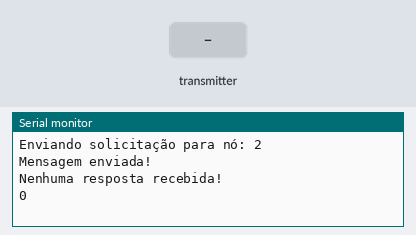
Bench run of a sketch on a simulated ESP32. Shown: the last lines printed to the serial monitor. Inputs (shaded band) come from the test bench.

Above: at 1.2 s.
1.3 s: the transmitter starts sending id_node = 0
At 2.66 s:
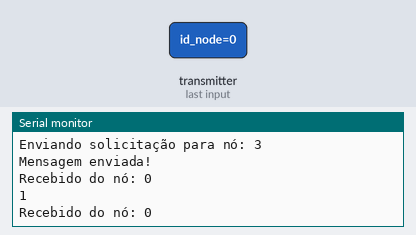
3.3 s: the transmitter starts sending id_node = 1
At 4.16 s:
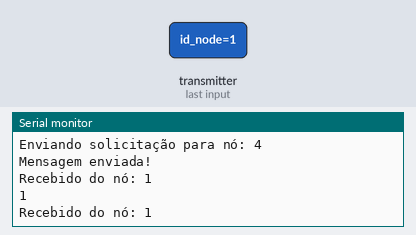
Timing chart, 0 to 6.3 s (numbered marks = the images above; inputs shaded):
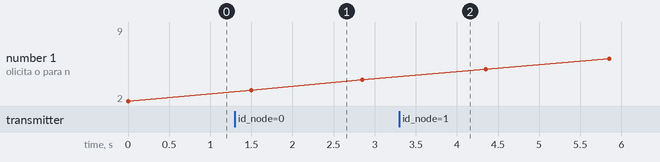

The sketch:

codigo_Sink_Multiplos.ino
```cpp
/*********************************************************
* Autor: Gabriel Sales de Jesus
* Trabalho de Conclusão de Curso em Engenharia Eletrônica
**********************************************************/

/******************** Bibliotecas ********************/
#include <esp_now.h>
#include <WiFi.h>

/********* Definições de Objetos e Variáveis ********/
#define TOTAL_NODES 9  // Número total de nós sensores
// #define TEMPO_ESPERA 2000 // Espera 2s pela resposta
#define TEMPO_ESPERA 500 // Espera 500ms pela resposta

// Lista de endereços MAC dos nós sensores
uint8_t sensorMACs[TOTAL_NODES][6] = {
    {0x10, 0x52, 0x1C, 0x69, 0x6F, 0xC8}, // Nó 2
    {0x10, 0x52, 0x1C, 0x69, 0x7D, 0x74}, // Nó 3
    {0x7C, 0x9E, 0xBD, 0xE4, 0x25, 0x50}, // Nó 4
    {0xB8, 0xF0, 0x09, 0xCD, 0xFA, 0x0C}, // Nó 5
    {0x3C, 0x61, 0x05, 0x14, 0x46, 0x0C}, // Nó 6
    {0x7C, 0x9E, 0xBD, 0xE3, 0xAB, 0x78}, // Nó 7
    {0x64, 0xB7, 0x08, 0xCA, 0x5C, 0x84}, // Nó 8
    {0xB8, 0xF0, 0x09, 0xCD, 0xE4, 0x20}, // Nó 9
    {0x7C, 0x9E, 0xBD, 0xE3, 0x34, 0xA0}  // Nó 10
};

int cont_msg_rec[TOTAL_NODES] = {0, 0, 0, 0, 0, 0, 0, 0, 0};

// Estrutura dos dados enviados e recebidos
typedef struct struct_message {
    char id_node;
} struct_message;

struct_message send;
struct_message receive;

esp_now_peer_info_t peerInfo;

// Índice do nó atual
int currentNode = 0;
bool received = false;
/*****************************************************/

/*********** Funções de Callback ************/
void onDataSent(const uint8_t *mac_addr, esp_now_send_status_t status) {
    Serial.println(status == ESP_NOW_SEND_SUCCESS ? "Mensagem enviada!" : "Falha no envio!");
}

void onDataRecv(const uint8_t *mac_addr, const uint8_t *receivedData, int len) {
    memcpy(&receive, receivedData, sizeof(receive));
    Serial.print("Recebido do nó: ");
    Serial.println(receive.id_node);
    received = true;
}
/*****************************************************/

void setup() {
    Serial.begin(115200);
    WiFi.mode(WIFI_STA);

    if (esp_now_init() != ESP_OK) {
        Serial.println("Erro ao inicializar ESP-NOW");
        return;
    }

    esp_now_register_recv_cb(onDataRecv);
    esp_now_register_send_cb(onDataSent);
}

void loop() {
    for (currentNode = 0; currentNode < TOTAL_NODES; currentNode++) {
        Serial.print("Enviando solicitação para nó: ");
        Serial.println(currentNode + 2);

        // Adiciona o nó atual como peer
        memcpy(peerInfo.peer_addr, sensorMACs[currentNode], 6);
        peerInfo.channel = 0;
        peerInfo.encrypt = false;

        if (esp_now_add_peer(&peerInfo) != ESP_OK) {
            Serial.println("Falha ao adicionar peer!");
            continue;
        }

        // Envia a solicitação
        send.id_node = 'S'; // Indica que é uma solicitação
        received = false;
        esp_now_send(sensorMACs[currentNode], (uint8_t *)&send, sizeof(send));

        // Aguarda resposta por até TEMPO_ESPERA segundos
        unsigned long startTime = millis();
        while (!received && millis() - startTime < TEMPO_ESPERA) {
            // delay(10);
            yield(); // Permite que o ESP execute tarefas de fundo sem ficar totalmente preso no loop e nem travar o código como no uso do delay
        }

        if (!received) {
            Serial.println("Nenhuma resposta recebida!");
            Serial.println(cont_msg_rec[currentNode]);
        } else{
          Serial.println(cont_msg_rec[currentNode]+= 1);
        }

        // Remove o peer para evitar problemas de conexão
        esp_now_del_peer(sensorMACs[currentNode]);

        // Aguarda um curto período antes de continuar
        delay(1000);
    }
}
```

Measured:
- after the input at 1.3 s, the serial monitor: prints a new line after 0.05 s (image 1)
- after the input at 3.3 s, the serial monitor: prints a new line after 0.05 s (image 2)
